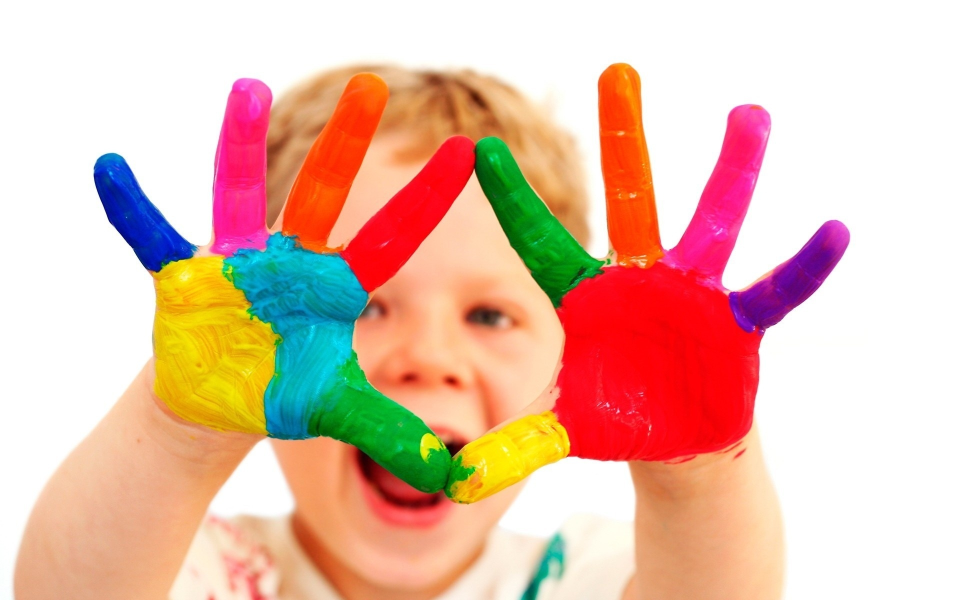
#> input picture pythonopencv/watch.jpg, 1920 x 1200 px (shown at 1/2 size)
$ python suptylabfinal.py
#> lines starting #> are read from the running program, lines starting #| are printed output that depends on the picture
import cv2
import numpy as np
from matplotlib import pyplot as plt
img = cv2.imread('watch.jpg',cv2.IMREAD_GRAYSCALE)
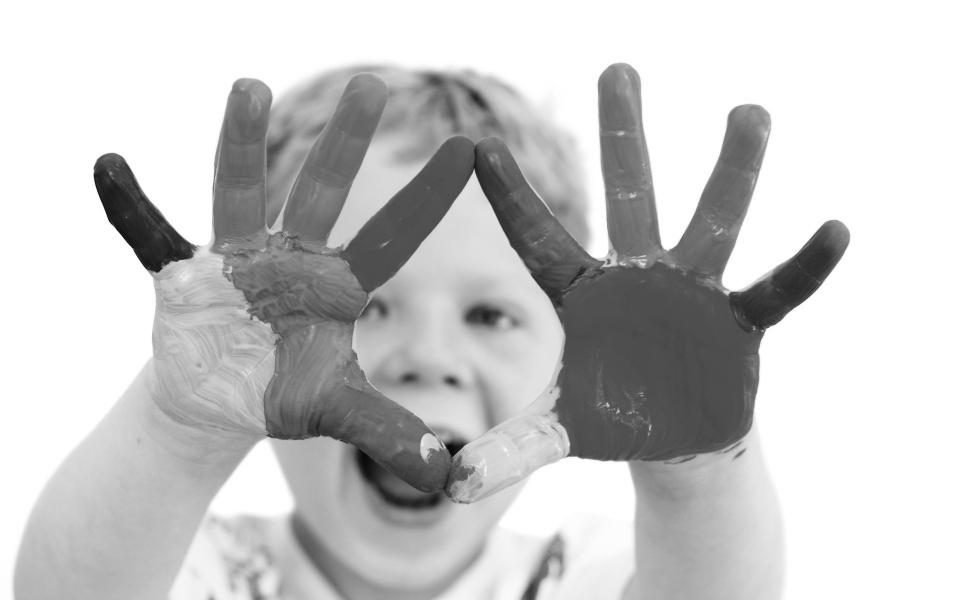
#> img: shape (1200, 1920) (shown at 1/2 size); min 4, max 255, mean 198.9
plt.imshow(img,cmap='gray',interpolation='bicubic')
plt.xticks([]),plt.yticks([])
plt.plot([200,300,400],[100,200,300],'c',linewidth=5)
plt.show()
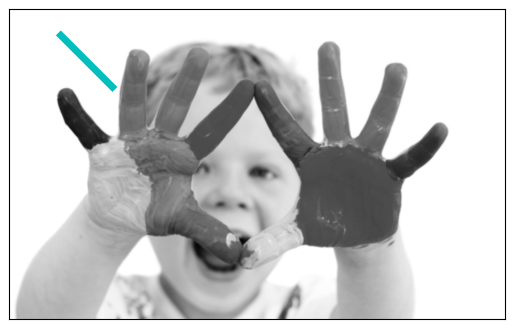
#> figure drawn by matplotlib, 1 panel
